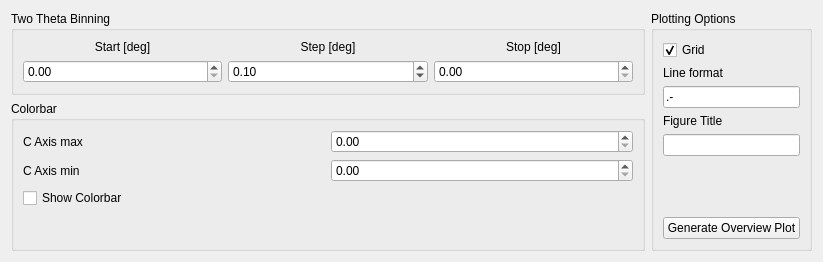
<?xml version="1.0" encoding="UTF-8"?>
<ui version="4.0">
 <class>Form</class>
 <widget class="QWidget" name="Form">
  <property name="geometry">
   <rect>
    <x>0</x>
    <y>0</y>
    <width>823</width>
    <height>262</height>
   </rect>
  </property>
  <property name="sizePolicy">
   <sizepolicy hsizetype="Preferred" vsizetype="Fixed">
    <horstretch>0</horstretch>
    <verstretch>0</verstretch>
   </sizepolicy>
  </property>
  <property name="windowTitle">
   <string>Form</string>
  </property>
  <layout class="QHBoxLayout" name="horizontalLayout">
   <item>
    <layout class="QVBoxLayout" name="verticalLayout_12">
     <item>
      <widget class="QGroupBox" name="groupBox">
       <property name="title">
        <string>Two Theta Binning</string>
       </property>
       <layout class="QVBoxLayout" name="verticalLayout">
        <item>
         <layout class="QVBoxLayout" name="verticalLayout_6">
          <item>
           <layout class="QHBoxLayout" name="horizontalLayout_3">
            <item>
             <layout class="QVBoxLayout" name="verticalLayout_7">
              <item>
               <widget class="QLabel" name="label_9">
                <property name="text">
                 <string>Start [deg]</string>
                </property>
                <property name="alignment">
                 <set>Qt::AlignCenter</set>
                </property>
               </widget>
              </item>
              <item>
               <widget class="QDoubleSpinBox" name="DataOverview_TwoThetaBinningStart_spinBox">
                <property name="decimals">
                 <number>2</number>
                </property>
                <property name="maximum">
                 <double>180.000000000000000</double>
                </property>
               </widget>
              </item>
             </layout>
            </item>
            <item>
             <layout class="QVBoxLayout" name="verticalLayout_8">
              <item>
               <widget class="QLabel" name="label_10">
                <property name="text">
                 <string>Step [deg]</string>
                </property>
                <property name="alignment">
                 <set>Qt::AlignCenter</set>
                </property>
               </widget>
              </item>
              <item>
               <widget class="QDoubleSpinBox" name="DataOverview_TwoThetaBinningStep_spinBox">
                <property name="suffix">
                 <string/>
                </property>
                <property name="decimals">
                 <number>2</number>
                </property>
                <property name="minimum">
                 <double>0.010000000000000</double>
                </property>
                <property name="maximum">
                 <double>180.000000000000000</double>
                </property>
                <property name="singleStep">
                 <double>0.100000000000000</double>
                </property>
                <property name="value">
                 <double>0.100000000000000</double>
                </property>
               </widget>
              </item>
             </layout>
            </item>
            <item>
             <layout class="QVBoxLayout" name="verticalLayout_9">
              <item>
               <widget class="QLabel" name="label_11">
                <property name="text">
                 <string>Stop [deg]</string>
                </property>
                <property name="alignment">
                 <set>Qt::AlignCenter</set>
                </property>
               </widget>
              </item>
              <item>
               <widget class="QDoubleSpinBox" name="DataOverview_TwoThetaBinningStop_spinBox">
                <property name="decimals">
                 <number>2</number>
                </property>
                <property name="maximum">
                 <double>180.000000000000000</double>
                </property>
               </widget>
              </item>
             </layout>
            </item>
           </layout>
          </item>
          <item>
           <layout class="QHBoxLayout" name="horizontalLayout_2"/>
          </item>
         </layout>
        </item>
       </layout>
      </widget>
     </item>
     <item>
      <widget class="QGroupBox" name="groupBox_5">
       <property name="title">
        <string>Colorbar</string>
       </property>
       <layout class="QVBoxLayout" name="verticalLayout_11">
        <item>
         <layout class="QGridLayout" name="gridLayout_2">
          <item row="3" column="1">
           <widget class="QDoubleSpinBox" name="DataOverview_CAxisMin_spinBox"/>
          </item>
          <item row="2" column="0">
           <widget class="QLabel" name="label_7">
            <property name="text">
             <string>C Axis max</string>
            </property>
           </widget>
          </item>
          <item row="2" column="1">
           <widget class="QDoubleSpinBox" name="DataOverview_CAxisMax_spinBox"/>
          </item>
          <item row="3" column="0">
           <widget class="QLabel" name="label_6">
            <property name="text">
             <string>C Axis min</string>
            </property>
           </widget>
          </item>
         </layout>
        </item>
        <item>
         <widget class="QCheckBox" name="DataOverview_Colorbar_checkBox">
          <property name="text">
           <string>Show Colorbar</string>
          </property>
         </widget>
        </item>
        <item>
         <spacer name="verticalSpacer_2">
          <property name="orientation">
           <enum>Qt::Vertical</enum>
          </property>
          <property name="sizeHint" stdset="0">
           <size>
            <width>20</width>
            <height>40</height>
           </size>
          </property>
         </spacer>
        </item>
       </layout>
      </widget>
     </item>
    </layout>
   </item>
   <item>
    <widget class="QGroupBox" name="groupBox_2">
     <property name="sizePolicy">
      <sizepolicy hsizetype="Maximum" vsizetype="Preferred">
       <horstretch>0</horstretch>
       <verstretch>0</verstretch>
      </sizepolicy>
     </property>
     <property name="title">
      <string>Plotting Options</string>
     </property>
     <layout class="QVBoxLayout" name="verticalLayout_4">
      <item>
       <layout class="QVBoxLayout" name="verticalLayout_2">
        <item>
         <widget class="QCheckBox" name="DataOverview_Grid_checkBox">
          <property name="text">
           <string>Grid</string>
          </property>
          <property name="checked">
           <bool>true</bool>
          </property>
         </widget>
        </item>
        <item>
         <widget class="QLabel" name="label_2">
          <property name="text">
           <string>Line format</string>
          </property>
         </widget>
        </item>
        <item>
         <widget class="QLineEdit" name="DataOverview_fmt_lineEdit">
          <property name="text">
           <string>.-</string>
          </property>
         </widget>
        </item>
        <item>
         <widget class="QLabel" name="label_3">
          <property name="text">
           <string>Figure Title</string>
          </property>
         </widget>
        </item>
        <item>
         <widget class="QLineEdit" name="DataOverview_SetTitle_lineEdit"/>
        </item>
       </layout>
      </item>
      <item>
       <spacer name="verticalSpacer_3">
        <property name="orientation">
         <enum>Qt::Vertical</enum>
        </property>
        <property name="sizeHint" stdset="0">
         <size>
          <width>20</width>
          <height>40</height>
         </size>
        </property>
       </spacer>
      </item>
      <item>
       <widget class="QPushButton" name="DataOverview_plot_button">
        <property name="text">
         <string>Generate Overview Plot</string>
        </property>
       </widget>
      </item>
     </layout>
    </widget>
   </item>
  </layout>
 </widget>
 <tabstops>
  <tabstop>DataOverview_Grid_checkBox</tabstop>
 </tabstops>
 <resources/>
 <connections/>
</ui>
